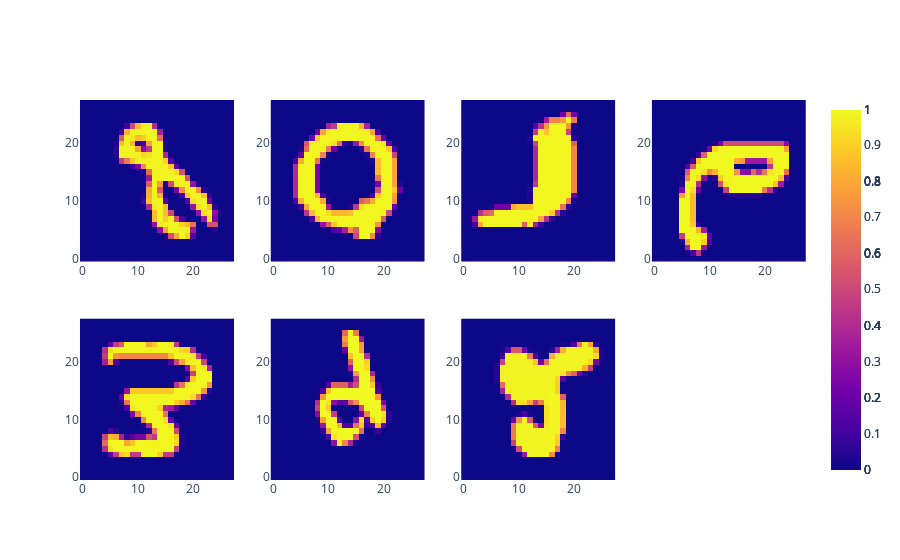

The notebook cell this image was saved under:
### Code cell
data_generator.plot_image(data_list=np.array(agent.target_set))

### Figure 1 — Plotly figure (JSON) as saved in the notebook; plotly's stock layout.template omitted (floating-point values rounded to 4 significant figures; data arrays with more than 128 entries replaced by an {"elided": "..."} marker saying what was removed)
{"data": [{"type": "heatmap", "xaxis": "x", "yaxis": "y", "z": {"elided": "28x28 float values"}}, {"type": "heatmap", "xaxis": "x2", "yaxis": "y2", "z": {"elided": "28x28 float values"}}, {"type": "heatmap", "xaxis": "x3", "yaxis": "y3", "z": {"elided": "28x28 float values"}}, {"type": "heatmap", "xaxis": "x4", "yaxis": "y4", "z": {"elided": "28x28 float values"}}, {"type": "heatmap", "xaxis": "x5", "yaxis": "y5", "z": {"elided": "28x28 float values"}}, {"type": "heatmap", "xaxis": "x6", "yaxis": "y6", "z": {"elided": "28x28 float values"}}, {"type": "heatmap", "xaxis": "x7", "yaxis": "y7", "z": {"elided": "28x28 float values"}}], "layout": {"xaxis": {"anchor": "y", "domain": [0, 0.2125]}, "xaxis2": {"anchor": "y2", "domain": [0.2625, 0.475]}, "xaxis3": {"anchor": "y3", "domain": [0.525, 0.7375]}, "xaxis4": {"anchor": "y4", "domain": [0.7875, 1]}, "xaxis5": {"anchor": "y5", "domain": [0, 0.2125]}, "xaxis6": {"anchor": "y6", "domain": [0.2625, 0.475]}, "xaxis7": {"anchor": "y7", "domain": [0.525, 0.7375]}, "xaxis8": {"anchor": "y8", "domain": [0.7875, 1]}, "yaxis": {"anchor": "x", "domain": [0.575, 1]}, "yaxis2": {"anchor": "x2", "domain": [0.575, 1]}, "yaxis3": {"anchor": "x3", "domain": [0.575, 1]}, "yaxis4": {"anchor": "x4", "domain": [0.575, 1]}, "yaxis5": {"anchor": "x5", "domain": [0, 0.425]}, "yaxis6": {"anchor": "x6", "domain": [0, 0.425]}, "yaxis7": {"anchor": "x7", "domain": [0, 0.425]}, "yaxis8": {"anchor": "x8", "domain": [0, 0.425]}}}
